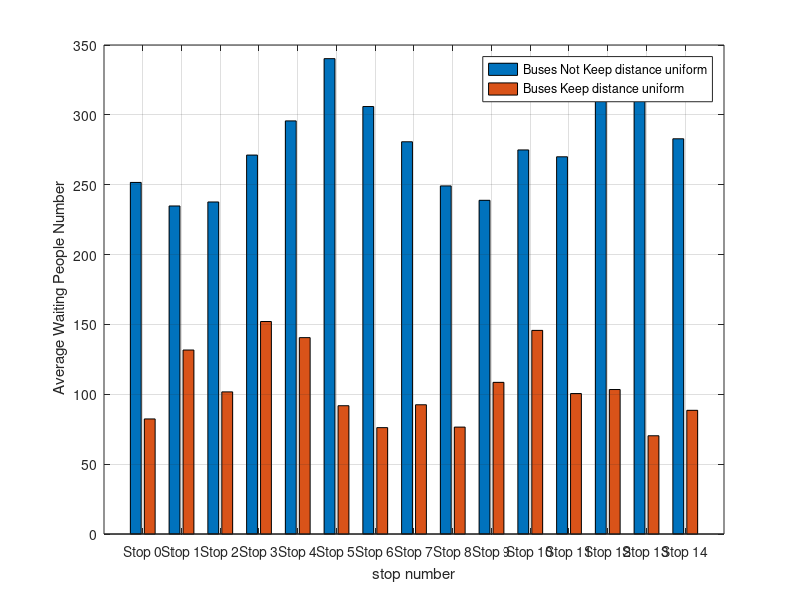

Source code (MATLAB):
% This file is used to show the difference between original version and optimization version of the system

y = [251.639 82.3545; 234.784 131.681; 237.646 101.726; 271.22 152.095; 295.681 140.558; 340.233 91.8254; 305.957 76.141; 280.748 92.5077; 249.142 76.5169; 238.844 108.545; 274.896 145.739; 269.996 100.543; 317.142 103.411; 323.256 70.3247; 282.88 88.5326];
b = bar(y);
grid on;
ch = get(b, 'children');
set(gca, 'XTickLabel', {'Stop 0','Stop 1','Stop 2','Stop 3', 'Stop 4','Stop 5', 'Stop 6','Stop 7', 'Stop 8','Stop 9', 'Stop 10','Stop 11', 'Stop 12','Stop 13', 'Stop 14'})
legend('Buses Not Keep distance uniform','Buses Keep distance uniform');
%set(ch,'FaceVertexCData',[1 0 1;0 0 0;]);
xlabel(' stop number ');
ylabel(' Average Waiting People Number');